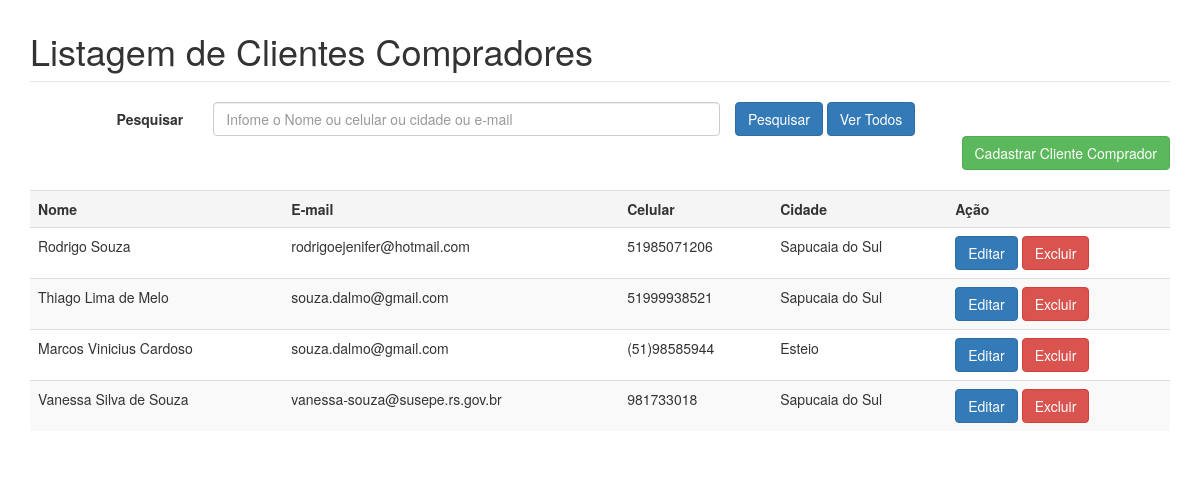
Page /sistema/clientecomprador/index.php on the committed database.
### tables this page shows
CREATE TABLE IF NOT EXISTS `clientecomprador` (
  `idclicom` int(11) NOT NULL,
  `nome` varchar(255) NOT NULL,
  `cpf` varchar(14) NOT NULL,
  `email` varchar(255) NOT NULL,
  `celular` varchar(14) NOT NULL,
  `telefone` varchar(14) NOT NULL,
  `logradouro` varchar(255) NOT NULL,
  `numero` int(11) NOT NULL,
  `cep` varchar(10) NOT NULL,
  `cidade` varchar(20) NOT NULL,
  `bairro` varchar(20) NOT NULL,
  `status` varchar(8) NOT NULL,
  `obs1` text NOT NULL,
  `obs2` text NOT NULL,
  `obs3` text NOT NULL
);

### sistema/clientecomprador/index.php (the view, shortened to what this page needs)
<?php
$termo = (isset($_GET['termo'])) ? $_GET['termo'] : '';
if (empty($termo)):
	$conexao = conexao::getInstance();
	$sql = 'SELECT * FROM clientecomprador';
	$stm = $conexao->prepare($sql);
	$stm->execute();
	$clientes = $stm->fetchAll(PDO::FETCH_OBJ);
endif;
?>
<!DOCTYPE html>
<html>
<head>
	<link rel="stylesheet" type="text/css" href="css/bootstrap.min.css">
	<link rel="stylesheet" type="text/css" href="css/custom.css">
</head>
<body>
	<div class='container'>
		<fieldset>
			<legend><h1>Listagem de Clientes Compradores</h1></legend>
			<form action="" method="get" id='form-contato' class="form-horizontal col-md-10">
				<label class="col-md-2 control-label" for="termo">Pesquisar</label>
				<div class='col-md-7'>
			    	<input type="text" class="form-control" id="termo" name="termo" placeholder="Infome o Nome ou celular ou cidade ou e-mail">
				</div>
			    <button type="submit" class="btn btn-primary">Pesquisar</button>
			    <a href='index.php' class="btn btn-primary">Ver Todos</a>
			</form>
			<a href='cadastro.php' class="btn btn-success pull-right">Cadastrar Cliente Comprador</a>
			<div class='clearfix'></div>
			<?php if(!empty($clientes)):?>
				<table class="table table-striped">
					<tr class='active'>
						<th>Nome</th>
						<th>E-mail</th>
						<th>Celular</th>
						<th>Cidade</th>
						<th>Ação</th>
					</tr>
					<?php foreach($clientes as $cliente):?>
						<tr>
							<td><?=$cliente->nome?></td>
							<td><?=$cliente->email?></td>
							<td><?=$cliente->celular?></td>
							<td><?=$cliente->cidade?></td>
							<td>
								<a href='editar.php?idcliven=<?=$cliente->idclicom?>' class="btn btn-primary">Editar</a>
								<a href='javascript:void(0)' class="btn btn-danger link_exclusao" rel="<?=$cliente->idclicom?>">Excluir</a>
							</td>
						</tr>
					<?php endforeach;?>
				</table>
			<?php else: ?>
				<h3 class="text-center text-primary">Não existem Cliente cadastrados!</h3>
			<?php endif; ?>
		</fieldset>
	</div>
</body>
</html>

### sistema/clientecomprador/css/custom.css (style rules this page uses)
fieldset { margin:1% auto; }
table { margin-top: 20px; }

### rows in the picture
clientecomprador: nome "Rodrigo Souza", email "rodrigoejenifer@hotmail.com", celular "51985071206", cidade "Sapucaia do Sul"
clientecomprador: nome "Thiago Lima de Melo", email "souza.dalmo@gmail.com", celular "51999938521", cidade "Sapucaia do Sul"
clientecomprador: nome "Marcos Vinicius Cardoso", email "souza.dalmo@gmail.com", celular "(51)98585944", cidade "Esteio"
clientecomprador: nome "Vanessa Silva de Souza", email "vanessa-souza@susepe.rs.gov.br", celular "981733018", cidade "Sapucaia do Sul"
